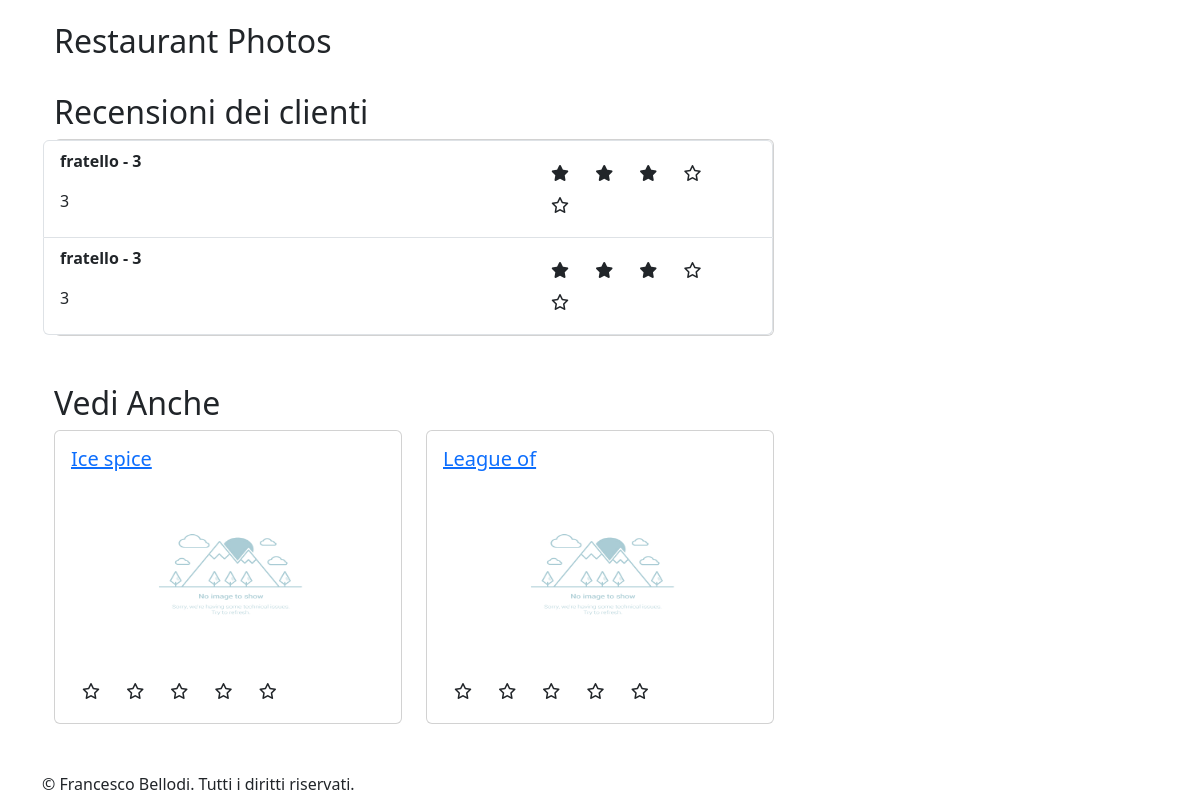
Page /restaurants/2/ (signed in, lower part) on the earlier database version.
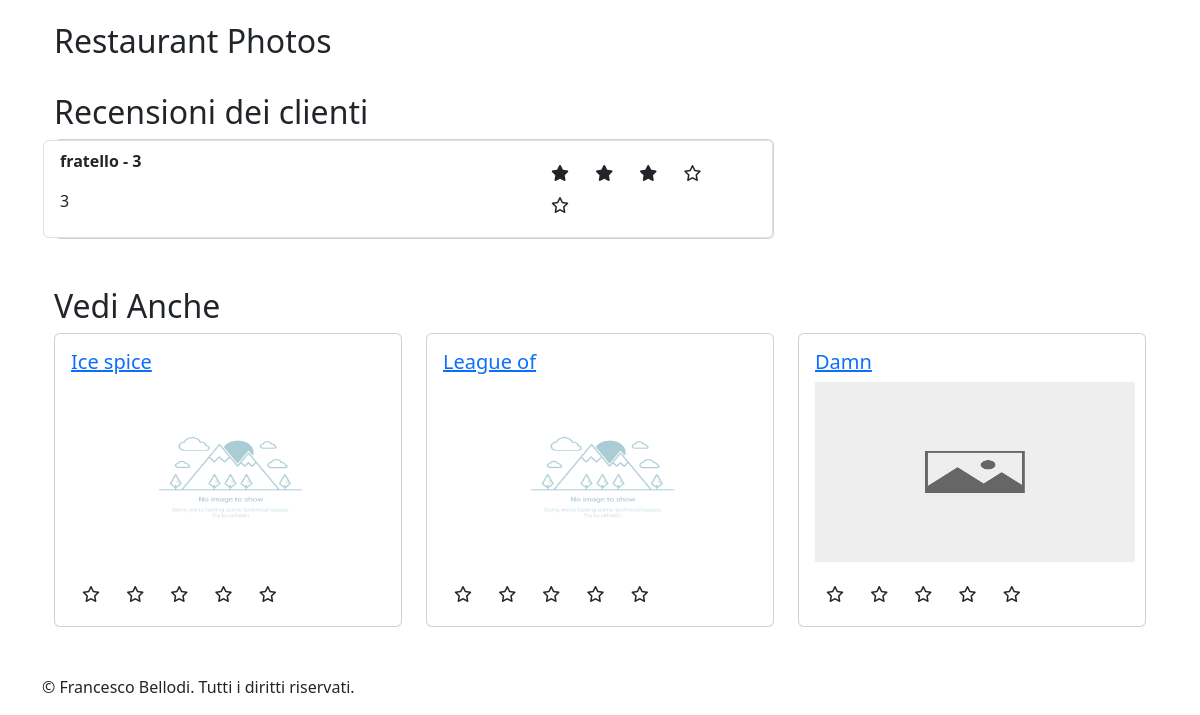
Same page on the later database version.
### reviewsApp/models.py (models this page shows, shortened)
class Review(models.Model):
    restaurant = models.ForeignKey('restaurantsApp.Restaurant', on_delete=models.CASCADE)
    username = models.ForeignKey(settings.AUTH_USER_MODEL, on_delete=models.CASCADE)
    comment_title = models.CharField(max_length=255)
    comment = models.TextField()
    rating = models.PositiveIntegerField(validators=[MinValueValidator(1), MaxValueValidator(5)])
    review_date = models.DateTimeField(auto_now_add=True)

### restaurantsApp/models.py (models this page shows, shortened)
class Restaurant(models.Model):
    restaurantID = models.IntegerField(primary_key=True)
    owner = models.ForeignKey(settings.AUTH_USER_MODEL, on_delete=models.CASCADE)
    name = models.CharField(max_length=100)
    address = models.CharField(max_length=200)
    phone_number = PhoneNumberField()
    cuisine_type = models.CharField(max_length=200)
    meal_type = models.CharField(max_length=200)
    max_booking = models.IntegerField(default=100)
    average_rating = models.FloatField(default=0, null=True)
    @staticmethod
    def _split_substrings(input_string):
        cleaned_string = input_string.strip('[]').replace(' ', '').replace("'", '')
        substrings = cleaned_string.split(',')
        return substrings
    def meal_type_as_list(self):
        return [m[1] for m in MEAL_CHOICES if m[0] in self._split_substrings(self.meal_type)]
    def cuisine_type_as_list(self):
        return [c[1] for c in CUISINE_CHOICES if c[0] in self._split_substrings(self.cuisine_type)]
    def cuisine_list(self):
        return self._split_substrings(self.cuisine_type)
    @staticmethod
    def _generate_dates(chosen_date):
        opening_hour = 10
        closing_hour = 20
        current_date = chosen_date.replace(hour=opening_hour, minute=0, second=0, microsecond=0)
        end_time = chosen_date.replace(hour=closing_hour, minute=0, second=0, microsecond=0)
        while current_date < end_time:
            yield current_date
            current_date += timedelta(hours=1)
    def available_hours_list(self):
        available_hours = dict()
        today = datetime.now()
        for actual_hour in self._generate_dates(today):
            total_guests = self.reservation_set.all().filter(
                reservation_date=actual_hour,
                status='confirmed'
            ).aggregate(Sum('how_many'))["how_many__sum"]
            available_hours[actual_hour.time()] = total_guests
        return available_hours

class Photo(models.Model):
    photoID = models.IntegerField(primary_key=True)
    restaurant = models.ForeignKey(Restaurant, on_delete=models.CASCADE)
    image = models.ImageField(upload_to='media')
    photo_comment = models.CharField(max_length=100, default="")
    class Meta:
        ordering = ['-photoID']

### restaurantsApp/views.py (the view)
# urls.py: path('<int:pk>/', RestaurantDetailView.as_view(), name='restaurant_detail'),
class RestaurantDetailView(DetailView):
    model = Restaurant
    template_name = 'restaurantsApp/restaurant-detail-v2.html'  # Specifica il percorso al tuo template
    context_object_name = 'restaurant'  # Nome del contesto da utilizzare nel template
    def get_context_data(self, **kwargs):
        context = super().get_context_data(**kwargs)
        if self.request.user.is_authenticated:
            user = self.request.user
            ur = UserRecommendations(self.request.user, Review.objects.all().filter(username=user))
            ur.calculate_coefficients()
            context['recommend_restaurant_list'] = ur.get_recommended_restaurants(Restaurant.objects.all().exclude(restaurantID=self.object.restaurantID))
        return context

### accounts/User_Reccomandations.py (called while the page is built)
    def calculate_coefficients(self):
        cuisine_counter = dict()
        for rev in self.reviews:
            for ct in rev.restaurant.cuisine_list():
                if ct in cuisine_counter:
                    cuisine_counter[ct] += rev.rating
                else:
                    cuisine_counter[ct] = rev.rating
        cuisine_sum = sum([value for value in cuisine_counter.values()])
        for key, value in cuisine_counter.items():
            self.coefficients[key] = value/cuisine_sum*100

    def get_recommended_restaurants(self, all_restaurants):
        restaurant_points = dict()
        for restaurant in all_restaurants:
            restaurant_points[restaurant] = self._get_score(restaurant)
        sorted_restaurant_points = dict(sorted(restaurant_points.items(), key=lambda x: x[1], reverse=True))
        return list(sorted_restaurant_points.keys())

    def _get_score(self, restaurant):
        return sum([self.coefficients.get(cuisine_type, 0) for cuisine_type in restaurant.cuisine_list()])

### restaurantsApp/templates/restaurantsApp/restaurant-detail-v2.html (shortened to what this page needs)
{% extends 'base.html' %}
{% block content %}
  <div class="container">
    <h2>Restaurant Photos</h2>
    <h2>Recensioni dei clienti</h2>
    <div class="row">
      <div class="col-8">
        <div class="card">
          <div class="row">
            <ul class="list-group">
              {% for review in restaurant.review_set.all|slice:":10" %}
                <li class="list-group-item">
                  <div class="row">
                    <div class="col-8">
                      <p><strong>{{ review.username }} - {{ review.comment_title }}</strong></p>
                      <p>{{ review.comment }}</p>
                    </div>
                    <div class="col-4 my-auto">
                      {% for i in "12345" %}
                        <span class="fa-stack">
                          {% if i > review.rating|floatformat %}
                            <i class="far fa-star fa-stack-1x"></i>
                          {% else %}
                            <i class="fas fa-star fa-stack-1x"></i>
                          {% endif %}
                          </span>
                      {% endfor %}
                    </div>
                  </div>
                </li>
              {% endfor %}
            </ul>
          </div>
        </div>
      </div>
    </div>
    <div class="row mt-5">
      <h2>Vedi Anche</h2>
      {% for r in recommend_restaurant_list|slice:":3" %}
        {% include "restaurantsApp/single-restaurant.html" %}
      {% endfor %}
    </div>
  </div>
{% endblock %}

### templates/base.html (shortened to what this page needs)
{% load django_bootstrap5 %}
{% load static %}
<!DOCTYPE html>
<html lang="en">
<head>
  {% bootstrap_css %}
  <link rel="stylesheet" href="https://cdnjs.cloudflare.com/ajax/libs/font-awesome/6.4.0/css/all.min.css">
</head>
<body>
  <div class="container">
    <main class="my-4">
      {% block content %}{% endblock %}
    </main>
    <footer class="mt-4">
      <p>&copy; {{ year }} Francesco Bellodi. Tutti i diritti riservati.</p>
    </footer>
  </div>
</body>
</html>

### restaurantsApp/templates/restaurantsApp/single-restaurant.html
{% load static%}
<div class="col-md-4 mb-4">
  <div class="card">
    <div class="card-body">
      <a href="{% url 'restaurant_detail' r.pk %}">
        <h5 class="card-title">{{ r.name|capfirst }}</h5>
      </a>
      {% if r.photo_set.exists %}
        <img src="{{ r.photo_set.first.image.url }}" alt="{{ r.name }} Image " width="320" height="180">
      {% else %}
        <img src=" {% static 'images/no_image_to_show.jpg' %}" alt="Immagine mancante" width="320" height="180">
      {% endif %}
      <div class="rating mt-3">
        {% for i in "12345" %}
          <span class="fa-stack">
            {% if i <= r.average_rating|floatformat %}
              <i class="fa-solid fa-star fa-stack-1x"></i>
            {% else %}
              <i class="fa-regular fa-star fa-stack-1x"></i>
            {% endif %}
          </span>
        {% endfor %}
      </div>
    </div>
  </div>
</div>

Differences in the rows shown:
removed Review: username "fratello", comment_title "3", comment "3", rating 3 (drawn)
added Restaurant: name "Damn", photo_set.first.image (picture), average_rating 0 (drawn)
